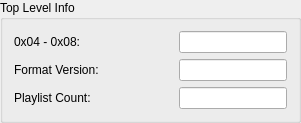
   <widget class="QGroupBox" name="groupBox_mainInfo">
    <property name="geometry">
     <rect>
      <x>10</x>
      <y>10</y>
      <width>301</width>
      <height>111</height>
     </rect>
    </property>
    <property name="title">
     <string>Top Level Info</string>
    </property>
    <layout class="QGridLayout" name="gridLayout">
     <item row="1" column="0">
      <widget class="QLabel" name="label_formatVer">
       <property name="text">
        <string>Format Version: </string>
       </property>
      </widget>
     </item>
     <item row="0" column="0">
      <widget class="QLabel" name="label_tweener">
       <property name="frameShape">
        <enum>QFrame::NoFrame</enum>
       </property>
       <property name="text">
        <string>0x04 - 0x08:</string>
       </property>
      </widget>
     </item>
     <item row="2" column="0">
      <widget class="QLabel" name="label_playlistCount">
       <property name="text">
        <string>Playlist Count:</string>
       </property>
      </widget>
     </item>
     <item row="2" column="1">
      <widget class="QLineEdit" name="lineEdit_playlistCount">
       <property name="sizePolicy">
        <sizepolicy hsizetype="Fixed" vsizetype="Fixed">
         <horstretch>0</horstretch>
         <verstretch>0</verstretch>
        </sizepolicy>
       </property>
       <property name="alignment">
        <set>Qt::AlignRight|Qt::AlignTrailing|Qt::AlignVCenter</set>
       </property>
       <property name="readOnly">
        <bool>true</bool>
       </property>
      </widget>
     </item>
     <item row="1" column="1">
      <widget class="QLineEdit" name="lineEdit_formatVer">
       <property name="sizePolicy">
        <sizepolicy hsizetype="Fixed" vsizetype="Fixed">
         <horstretch>0</horstretch>
         <verstretch>0</verstretch>
        </sizepolicy>
       </property>
       <property name="alignment">
        <set>Qt::AlignRight|Qt::AlignTrailing|Qt::AlignVCenter</set>
       </property>
       <property name="readOnly">
        <bool>true</bool>
       </property>
      </widget>
     </item>
     <item row="0" column="1">
      <widget class="QLineEdit" name="lineEdit_tweener">
       <property name="sizePolicy">
        <sizepolicy hsizetype="Fixed" vsizetype="Fixed">
         <horstretch>0</horstretch>
         <verstretch>0</verstretch>
        </sizepolicy>
       </property>
       <property name="alignment">
        <set>Qt::AlignRight|Qt::AlignTrailing|Qt::AlignVCenter</set>
       </property>
       <property name="readOnly">
        <bool>true</bool>
       </property>
      </widget>
     </item>
    </layout>
   </widget>
